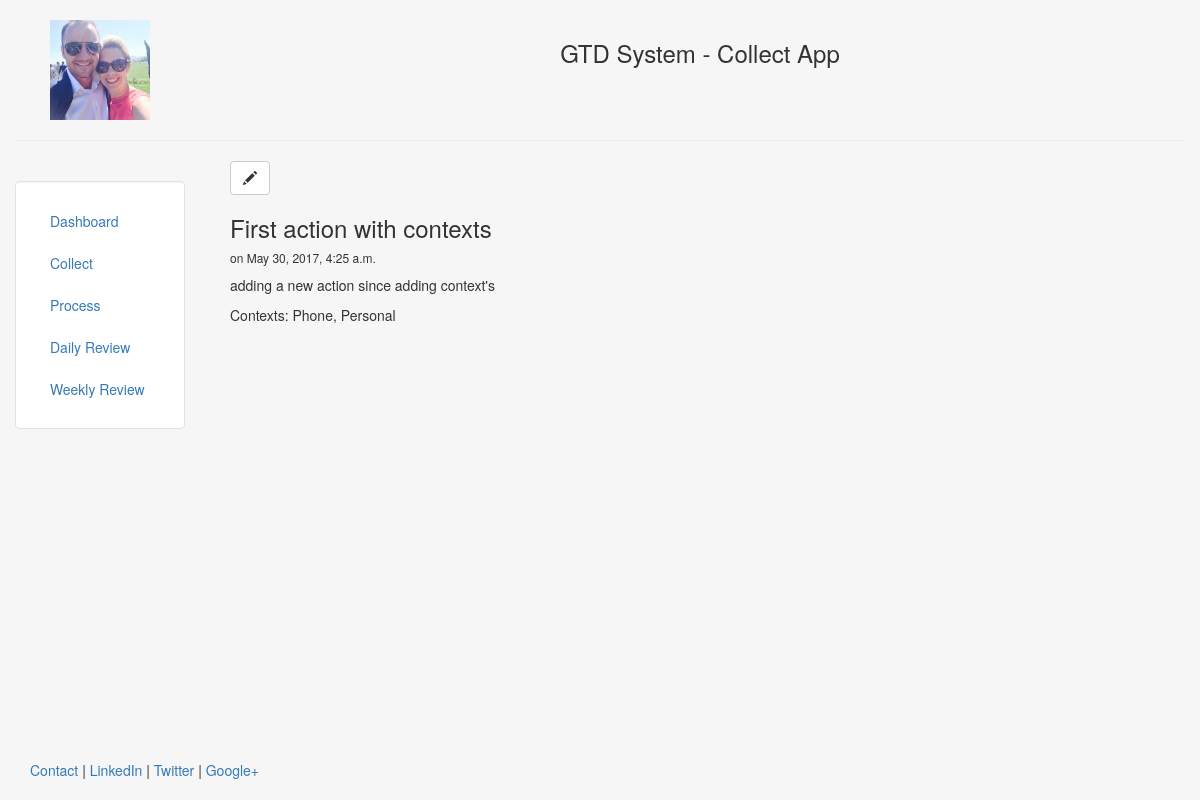
/process/4, run on an earlier commit of the app's database.
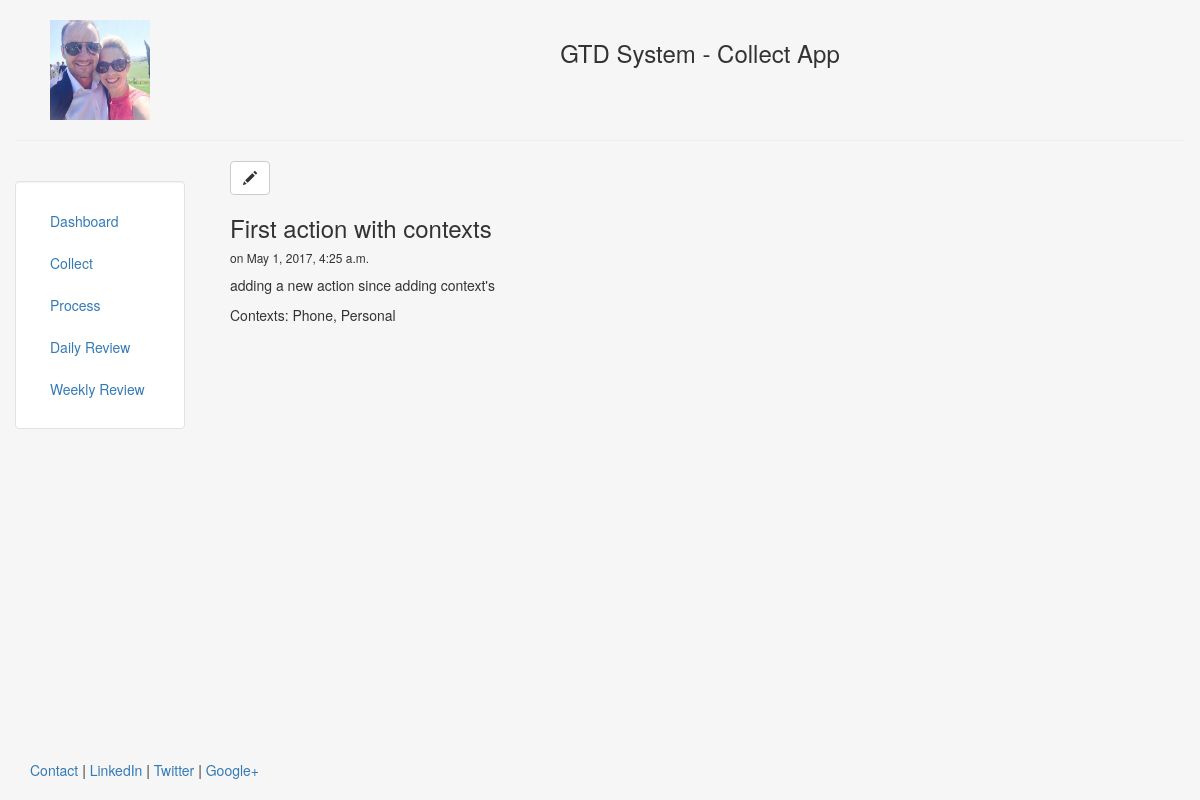
And on a later commit of the database.
### doGTDProcess/models.py (models this page shows, shortened)
class Action(models.Model):
    ACTION_STATUS = (
        (0, 'Open'),
        (1, 'In-progress'),
        (2, 'Closed'),
        (3, 'Deferred'),
        (4, 'Delegated'),
        (5, 'Pending'),
        (6, 'On Hold'),
        (9, 'Cancelled'),
    )
    HORIZON = (
        (0, 'Ground'),
        (1, 'Level 1'),
        (2, 'Level 2'),
        (3,  'Level 3'),
        (4, 'Level 4'),
        (5, 'Level 5'),
    )
    title = models.CharField(max_length=140)
    description = models.TextField(blank=True)
    oneNoteReference = models.URLField(blank=True)
    outlookReference = models.URLField(blank=True)
    date = models.DateTimeField()
    dateModified = models.DateTimeField(auto_now=True, auto_now_add=False)
    source = models.CharField(max_length=100, blank=True)
    status = models.IntegerField(choices=ACTION_STATUS, default=0)
    tags = models.ManyToManyField(Tag, blank=True)
    context = models.TextField(default="", help_text="Comma seperated list of contexts")
    contexts = models.ManyToManyField(Context, blank=True)
    lists = models.ManyToManyField(List, blank=True)
    project = models.ManyToManyField(Project, blank=True)
    horizon = models.IntegerField(choices=HORIZON, default=0)
    delegatedTo = models.CharField(max_length=100, blank=True)

### doGTDProcess/templates/doGTDProcess/action_detail.html
{% extends "doGTDCollect/header.html" %}
{% block content %}
    <a class="btn btn-default" href="{% url 'action_edit' pk=action.pk %}"><span class="glyphicon glyphicon-pencil"></span></a>
    <h3>{{action.title}}</h3>
    <h6>on {{action.date}}</h6>
    {{action.description|safe|linebreaks}}
    Contexts: {{ action.context }}
{% endblock %}

What changed in the data, as far as the page shows it:
changed Action "First action with contexts": date "May 30, 2017, 4:25 a.m." → "May 1, 2017, 4:25 a.m."
